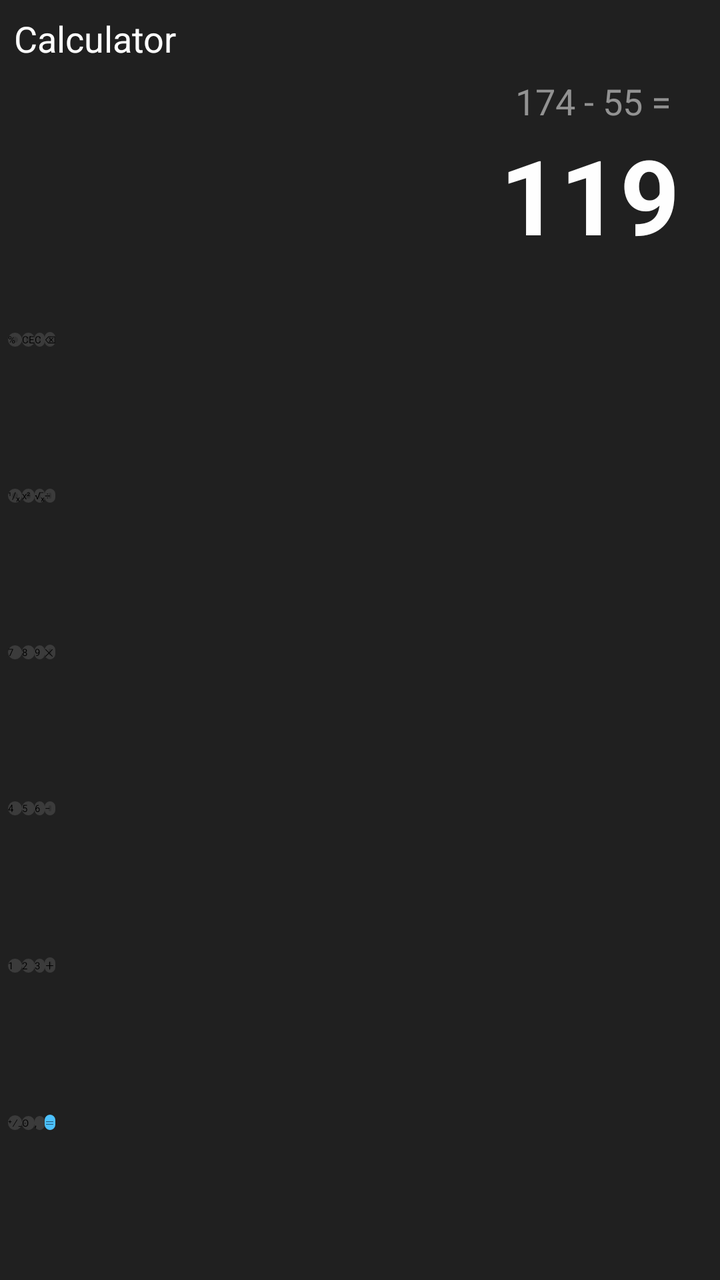
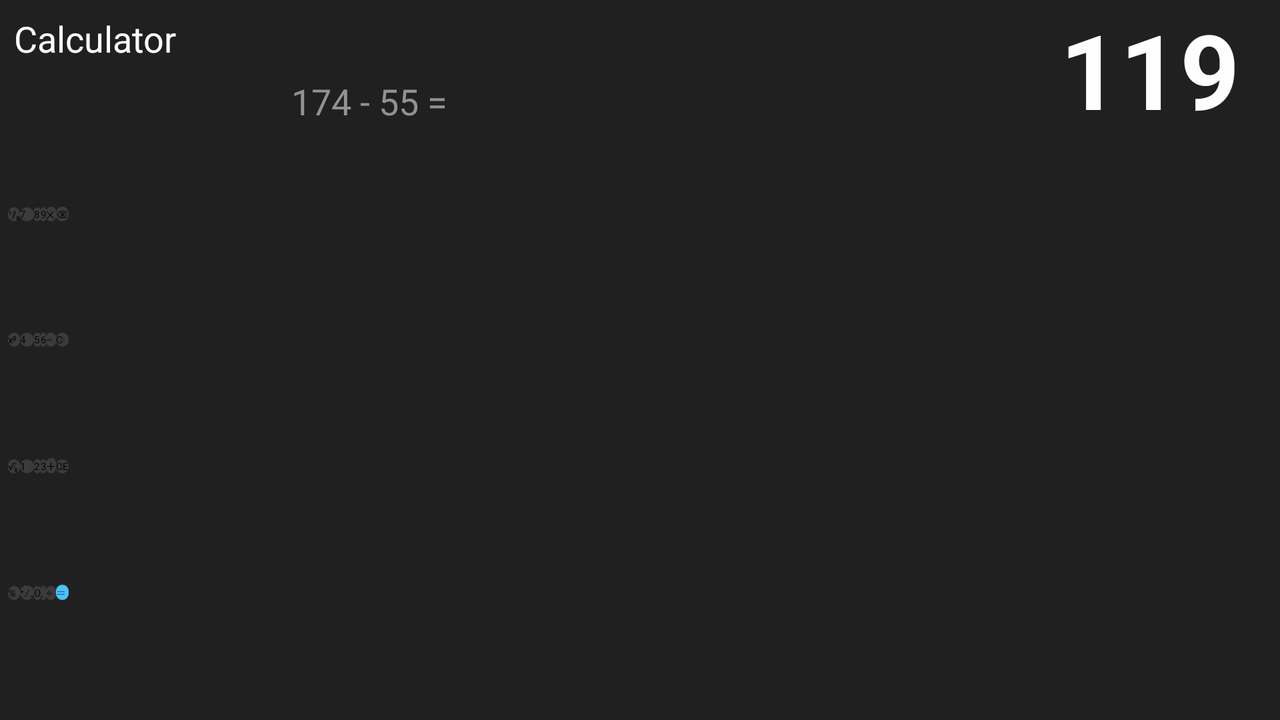

Two renders of one Android screen. The first uses the default layout on a phone; the second uses the alternative layout the repository ships for a different screen configuration, on a matching device. The two XML files are below.
<!-- AndroidManifest.xml: application theme Theme.AndroidSPU121 -->
<!-- res/layout/activity_calc.xml -->
<?xml version="1.0" encoding="utf-8"?>
<LinearLayout xmlns:android="http://schemas.android.com/apk/res/android"
    xmlns:app="http://schemas.android.com/apk/res-auto"
    xmlns:tools="http://schemas.android.com/tools"
    android:layout_width="match_parent"
    android:layout_height="match_parent"
    tools:context=".CalcActivity"
    android:background="@color/calc_layout_background"
    android:orientation="vertical">

    <TextView
        android:layout_width="wrap_content"
        android:layout_height="wrap_content"
        android:layout_margin="7dp"
        android:text="Calculator"
        android:textColor="@color/calc_text"
        android:textSize="18sp"/>
    <TextView
        android:id="@+id/calc_tv_expression"
        android:layout_width="match_parent"
        android:layout_height="wrap_content"
        android:gravity="right"
        android:layout_marginRight="20dp"
        android:textColor="@color/calc_expression_text"
        android:textSize="18sp"
        tools:text="174 - 55 = "/>
    <TextView
        android:id="@+id/calc_tv_result"
        android:layout_width="match_parent"
        android:layout_height="wrap_content"
        android:layout_marginRight="20dp"
        android:gravity="right"
        android:textColor="@color/calc_text"
        android:textSize="52sp"
        android:textStyle="bold"
        app:layout_constraintBottom_toBottomOf="parent"
        app:layout_constraintEnd_toEndOf="parent"
        app:layout_constraintStart_toStartOf="parent"
        app:layout_constraintTop_toTopOf="parent"
        tools:text="119"/>

    <TableLayout
        android:layout_width="match_parent"
        android:layout_height="match_parent"
        android:layout_marginTop="30dp"
        android:padding="4dp">

        <TableRow
            android:layout_width="match_parent"
            android:layout_height="0dp"
            android:layout_weight="1">

            <Button
                android:id="@+id/calc_btn_percent"
                android:text="@string/calc_btn_percent"
                style="@style/calc_btn_func"/>

            <Button
                android:id="@+id/calc_btn_ce"
                android:text="@string/calc_btn_ce"
                style="@style/calc_btn_func"/>

            <Button
                android:id="@+id/calc_btn_c"
                android:text="@string/calc_btn_c"
                style="@style/calc_btn_func"/>

            <Button
                android:id="@+id/calc_btn_backspace"
                android:text="@string/calc_btn_backspace"
                style="@style/calc_btn_func"/>
        </TableRow>

        <TableRow
            android:layout_width="match_parent"
            android:layout_height="0dp"
            android:layout_weight="1">

            <Button
                android:id="@+id/calc_btn_inverse"
                android:text="@string/calc_btn_inverse"
                style="@style/calc_btn_func"/>

            <Button
                android:id="@+id/calc_btn_square"
                android:text="@string/calc_btn_square"
                style="@style/calc_btn_func"/>

            <Button
                android:id="@+id/calc_btn_sqrt"
                android:text="@string/calc_btn_sqrt"
                style="@style/calc_btn_func"/>

            <Button
                android:id="@+id/calc_btn_divide"
                android:text="@string/calc_btn_divide"
                style="@style/calc_btn_func"/>
        </TableRow>

        <TableRow
            android:layout_width="match_parent"
            android:layout_height="0dp"
            android:layout_weight="1">

            <Button
                android:id="@+id/calc_btn_7"
                android:text="@string/calc_btn_7"
                style="@style/calc_btn_digit"/>

            <Button
                android:id="@+id/calc_btn_8"
                android:text="@string/calc_btn_8"
                style="@style/calc_btn_digit"/>

            <Button
                android:id="@+id/calc_btn_9"
                android:text="@string/calc_btn_9"
                style="@style/calc_btn_digit"/>

            <Button
                android:id="@+id/calc_btn_multiplication"
                android:text="@string/calc_btn_multiplication"
                style="@style/calc_btn_func"/>
        </TableRow>

        <TableRow
            android:layout_width="match_parent"
            android:layout_height="0dp"
            android:layout_weight="1">

            <Button
                android:id="@+id/calc_btn_4"
                android:text="@string/calc_btn_4"
                style="@style/calc_btn_digit"/>

            <Button
                android:id="@+id/calc_btn_5"
                android:text="@string/calc_btn_5"
                style="@style/calc_btn_digit"/>

            <Button
                android:id="@+id/calc_btn_6"
                android:text="@string/calc_btn_6"
                style="@style/calc_btn_digit"/>

            <Button
                android:id="@+id/calc_btn_minus"
                android:text="@string/calc_btn_minus"
                style="@style/calc_btn_func"/>
        </TableRow>

        <TableRow
            android:layout_width="match_parent"
            android:layout_height="0dp"
            android:layout_weight="1">

            <Button
                android:id="@+id/calc_btn_1"
                android:text="@string/calc_btn_1"
                style="@style/calc_btn_digit"/>

            <Button
                android:id="@+id/calc_btn_2"
                android:text="@string/calc_btn_2"
                style="@style/calc_btn_digit"/>

            <Button
                android:id="@+id/calc_btn_3"
                android:text="@string/calc_btn_3"
                style="@style/calc_btn_digit"/>

            <Button
                android:id="@+id/calc_btn_plus"
                android:text="@string/calc_btn_plus"
                style="@style/calc_btn_func"/>
        </TableRow>

        <TableRow
            android:layout_width="match_parent"
            android:layout_height="0dp"
            android:layout_weight="1">

            <Button
                android:id="@+id/calc_btn_plus_minus"
                android:text="@string/calc_btn_plus_minus"
                style="@style/calc_btn_digit"/>

            <Button
                android:id="@+id/calc_btn_0"
                android:text="@string/calc_btn_0"
                style="@style/calc_btn_digit"/>

            <Button
                android:id="@+id/calc_btn_comma"
                android:text="@string/calc_btn_comma"
                style="@style/calc_btn_digit"/>

            <Button
                android:id="@+id/calc_btn_equal"
                android:text="@string/calc_btn_equal"
                style="@style/calc_btn_equal"/>
        </TableRow>
    </TableLayout>
</LinearLayout>
<!-- resources referenced by this layout -->
<resources>
  <color name="calc_expression_text">#929292</color>
  <color name="calc_layout_background">#202020</color>
  <color name="calc_text">#FEFEFE</color>
  <string name="calc_btn_0">\uA668</string>
  <string name="calc_btn_1">1</string>
  <string name="calc_btn_2">2</string>
  <string name="calc_btn_3">3</string>
  <string name="calc_btn_4">4</string>
  <string name="calc_btn_5">5</string>
  <string name="calc_btn_6">6</string>
  <string name="calc_btn_7">7</string>
  <string name="calc_btn_8">8</string>
  <string name="calc_btn_9">9</string>
  <string name="calc_btn_backspace">\u232B</string>
  <string name="calc_btn_c">C</string>
  <string name="calc_btn_ce">CE</string>
  <string name="calc_btn_comma">,</string>
  <string name="calc_btn_divide">\u00F7</string>
  <string name="calc_btn_equal">\uFF1D</string>
  <string name="calc_btn_inverse">\u00B9/\u2093</string>
  <string name="calc_btn_minus">\u2212</string>
  <string name="calc_btn_multiplication">\u2715</string>
  <string name="calc_btn_percent">%</string>
  <string name="calc_btn_plus">\uFF0B</string>
  <string name="calc_btn_plus_minus">\u207A\u2215\u208B</string>
  <string name="calc_btn_sqrt">\u221A\u2093\u0304</string>
  <string name="calc_btn_square">x\u00B2</string>
  <style name="calc_btn_digit" parent="calc_btn">
          <item name="android:background">@drawable/calc_btn_digit</item>
      </style>
  <style name="calc_btn_equal" parent="calc_btn">
          <item name="android:background">@drawable/calc_btn_equal</item>
          <item name="android:textColor">@color/calc_btn_equal_text</item>
      </style>
  <style name="calc_btn_func" parent="calc_btn">
          <item name="android:background">@drawable/calc_btn_func</item>
      </style>
  <style name="calc_btn">
          <item name="android:layout_margin">3dp</item>
          <item name="android:layout_height">match_parent</item>
          <item name="android:layout_weight">1</item>
          <item name="android:layout_width">0dp</item>
          <item name="android:textSize">22sp</item>
          <item name="backgroundTint">@null</item>
      </style>
  <!-- drawable calc_btn_digit (drawable) -->
  <?xml version="1.0" encoding="utf-8"?>
  <shape xmlns:android="http://schemas.android.com/apk/res/android"
      android:shape="rectangle">
  
      <corners android:radius="5dp" />
      <solid android:color="@color/calc_btn_digit" />
  </shape>
  <!-- drawable calc_btn_equal (drawable) -->
  <?xml version="1.0" encoding="utf-8"?>
  <shape xmlns:android="http://schemas.android.com/apk/res/android"
      android:shape="rectangle">
  
      <corners android:radius="5dp" />
      <solid android:color="@color/calc_btn_equal" />
  </shape>
  <color name="calc_btn_equal_text">#215570</color>
  <!-- drawable calc_btn_func (drawable) -->
  <?xml version="1.0" encoding="utf-8"?>
  <shape xmlns:android="http://schemas.android.com/apk/res/android"
      android:shape="rectangle">
  
      <corners
          android:radius="5dp" />
  
      <solid
          android:color="@color/calc_btn_func" />
  
      <stroke
          android:color="@color/calc_btn_digit"
          android:width="2dp" />
  </shape>
  <color name="calc_btn_digit">#3B3B3B</color>
  <color name="calc_btn_equal">#4CC1FE</color>
  <color name="calc_btn_func">#323232</color>
</resources>
<!-- res/layout-land/activity_calc.xml (the repository's variant of the layout above) -->
<!-- drawn on the phone turned sideways -->
<?xml version="1.0" encoding="utf-8"?>
<LinearLayout xmlns:android="http://schemas.android.com/apk/res/android"
    xmlns:app="http://schemas.android.com/apk/res-auto"
    xmlns:tools="http://schemas.android.com/tools"
    android:layout_width="match_parent"
    android:layout_height="match_parent"
    tools:context=".CalcActivity"
    android:background="@color/calc_layout_background"
    android:orientation="vertical">

    <LinearLayout
        android:layout_width="match_parent"
        android:layout_height="wrap_content"
        android:orientation="horizontal">

        <LinearLayout
            android:layout_width="0dp"
            android:layout_weight="2"
            android:layout_height="wrap_content"
            android:orientation="vertical">
            <TextView
                android:layout_width="wrap_content"
                android:layout_height="wrap_content"
                android:layout_margin="7dp"
                android:text="Calculator"
                android:textColor="@color/calc_text"
                android:textSize="18sp"/>

            <TextView
                android:id="@+id/calc_tv_expression"
                android:layout_width="match_parent"
                android:layout_height="wrap_content"
                android:gravity="right"
                android:layout_marginRight="20dp"
                android:textColor="@color/calc_expression_text"
                android:textSize="18sp"
                tools:text="174 - 55 = "/>
        </LinearLayout>

        <TextView
            android:id="@+id/calc_tv_result"
            android:layout_width="0dp"
            android:layout_weight="3"
            android:layout_height="wrap_content"
            android:layout_marginRight="20dp"
            android:gravity="right"
            android:textColor="@color/calc_text"
            android:textSize="52sp"
            android:textStyle="bold"
            app:layout_constraintBottom_toBottomOf="parent"
            app:layout_constraintEnd_toEndOf="parent"
            app:layout_constraintStart_toStartOf="parent"
            app:layout_constraintTop_toTopOf="parent"
            tools:text="119"/>
    </LinearLayout>





    <TableLayout
        android:layout_width="match_parent"
        android:layout_height="match_parent"
        android:layout_marginTop="30dp"
        android:padding="4dp">

        <TableRow
            android:layout_width="match_parent"
            android:layout_height="0dp"
            android:layout_weight="1">

            <Button
                android:id="@+id/calc_btn_inverse"
                android:text="@string/calc_btn_inverse"
                style="@style/calc_btn_func"/>

            <Button
                android:id="@+id/calc_btn_7"
                android:text="@string/calc_btn_7"
                style="@style/calc_btn_digit"/>

            <Button
                android:id="@+id/calc_btn_8"
                android:text="@string/calc_btn_8"
                style="@style/calc_btn_digit"/>

            <Button
                android:id="@+id/calc_btn_9"
                android:text="@string/calc_btn_9"
                style="@style/calc_btn_digit"/>

            <Button
                android:id="@+id/calc_btn_multiplication"
                android:text="@string/calc_btn_multiplication"
                style="@style/calc_btn_func"/>

            <Button
                android:id="@+id/calc_btn_backspace"
                android:text="@string/calc_btn_backspace"
                style="@style/calc_btn_func"/>
        </TableRow>

        <TableRow
            android:layout_width="match_parent"
            android:layout_height="0dp"
            android:layout_weight="1">

            <Button
                android:id="@+id/calc_btn_square"
                android:text="@string/calc_btn_square"
                style="@style/calc_btn_func"/>

            <Button
                android:id="@+id/calc_btn_4"
                android:text="@string/calc_btn_4"
                style="@style/calc_btn_digit"/>

            <Button
                android:id="@+id/calc_btn_5"
                android:text="@string/calc_btn_5"
                style="@style/calc_btn_digit"/>

            <Button
                android:id="@+id/calc_btn_6"
                android:text="@string/calc_btn_6"
                style="@style/calc_btn_digit"/>

            <Button
                android:id="@+id/calc_btn_minus"
                android:text="@string/calc_btn_minus"
                style="@style/calc_btn_func"/>

            <Button
                android:id="@+id/calc_btn_c"
                android:text="@string/calc_btn_c"
                style="@style/calc_btn_func"/>
        </TableRow>

        <TableRow
            android:layout_width="match_parent"
            android:layout_height="0dp"
            android:layout_weight="1">

            <Button
                android:id="@+id/calc_btn_sqrt"
                android:text="@string/calc_btn_sqrt"
                style="@style/calc_btn_func"/>

            <Button
                android:id="@+id/calc_btn_1"
                android:text="@string/calc_btn_1"
                style="@style/calc_btn_digit"/>

            <Button
                android:id="@+id/calc_btn_2"
                android:text="@string/calc_btn_2"
                style="@style/calc_btn_digit"/>

            <Button
                android:id="@+id/calc_btn_3"
                android:text="@string/calc_btn_3"
                style="@style/calc_btn_digit"/>

            <Button
                android:id="@+id/calc_btn_plus"
                android:text="@string/calc_btn_plus"
                style="@style/calc_btn_func"/>

            <Button
                android:id="@+id/calc_btn_ce"
                android:text="@string/calc_btn_ce"
                style="@style/calc_btn_func"/>
        </TableRow>

        <TableRow
            android:layout_width="match_parent"
            android:layout_height="0dp"
            android:layout_weight="1">

            <Button
                android:id="@+id/calc_btn_percent"
                android:text="@string/calc_btn_percent"
                style="@style/calc_btn_func"/>

            <Button
                android:id="@+id/calc_btn_plus_minus"
                android:text="@string/calc_btn_plus_minus"
                style="@style/calc_btn_digit"/>

            <Button
                android:id="@+id/calc_btn_0"
                android:text="@string/calc_btn_0"
                style="@style/calc_btn_digit"/>

            <Button
                android:id="@+id/calc_btn_comma"
                android:text="@string/calc_btn_comma"
                style="@style/calc_btn_digit"/>



            <Button
                android:id="@+id/calc_btn_divide"
                android:text="@string/calc_btn_divide"
                style="@style/calc_btn_func"/>


            <Button
                android:id="@+id/calc_btn_equal"
                android:text="@string/calc_btn_equal"
                style="@style/calc_btn_equal"/>
        </TableRow>
    </TableLayout>
</LinearLayout>
